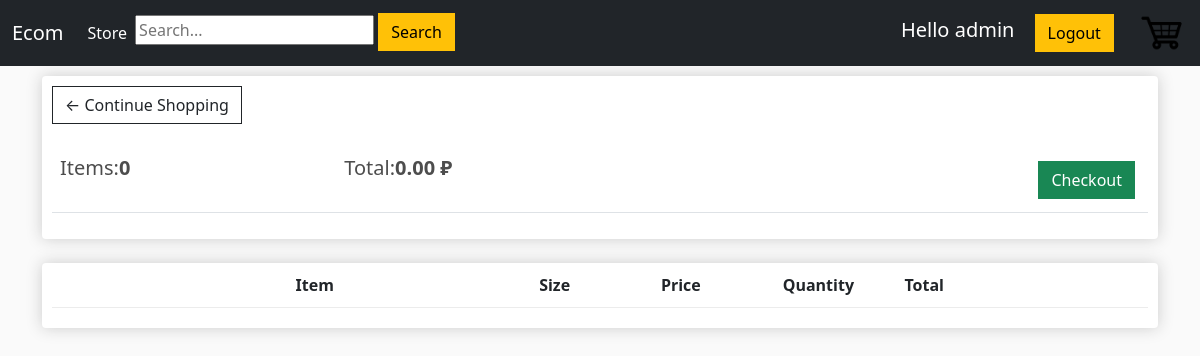
The app's page /cart/ (signed in), older data.
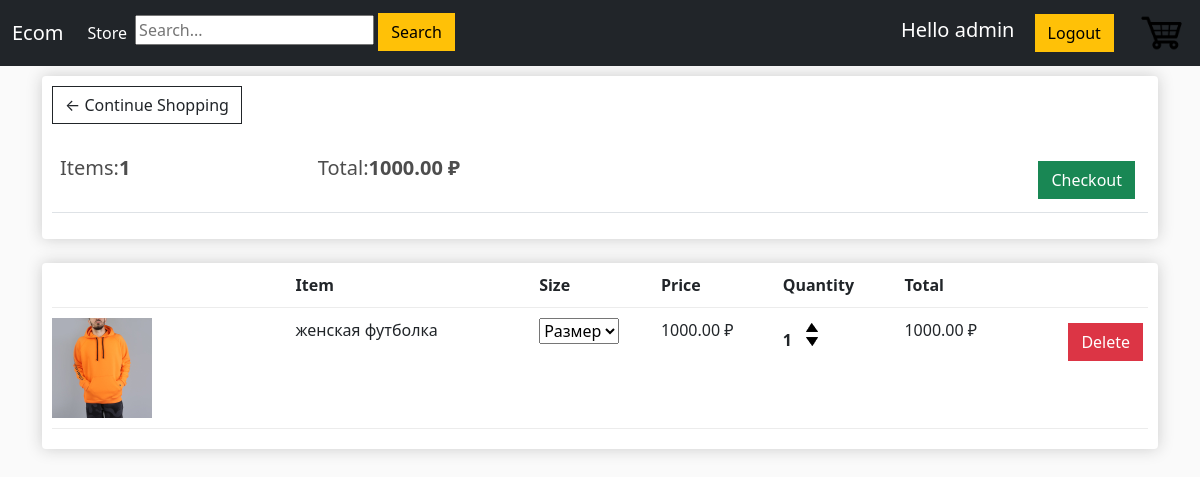
The same page, newer data.
### mainapp/models.py (models this page shows, shortened)
class Order(models.Model):
    customer = models.ForeignKey(Customer, on_delete=models.SET_NULL, blank=True, null=True)
    date_order = models.DateTimeField(auto_now_add=True)
    complete = models.BooleanField(default=False, null=True, blank=False)
    transaction_id = models.CharField(max_length=200, null=True)
    @property
    def get_cart_total(self):
        orderitems = self.orderitem_set.all()
        total = sum([item.get_total for item in orderitems])
        return total
    def get_cart_items(self):
        orderitems = self.orderitem_set.all()
        items = sum([item.quantity for item in orderitems])
        return items

class OrderItem(models.Model):
    product = models.ForeignKey(Product, on_delete=models.SET_NULL, blank=True, null=True)
    order = models.ForeignKey(Order, on_delete=models.SET_NULL, blank=True, null=True)
    size = models.CharField(max_length=10, null=True)
    quantity = models.IntegerField(default=0, null=True, blank=True)
    date_added = models.DateTimeField(auto_now_add=True)
    @property
    def get_total(self):
        total = self.product.price * self.quantity
        return total

class Product(models.Model):
    name = models.CharField(max_length=200, null=True)
    price = models.DecimalField(max_digits=7, decimal_places=2)
    digital = models.BooleanField(default=False, null=True, blank=False)
    image = models.ImageField(null=True, blank=True)
    def imageURL(self):
        try:
            url = self.image.url
        except:
            url = ''
        return url

### mainapp/views.py (the view)
# urls.py: path('cart/', views.cart, name='cart'),
def cart(request):
    data = cartData(request)
    cartItems = data['cartItems']
    order = data['order']
    items = data['items']
    context = {'items': items, 'order': order}
    return render(request, 'mainapp/cart.html', context)

### mainapp/utils.py (called while the page is built)
def cartData(request):
    if request.user.is_authenticated:
        customer = request.user.customer
        order, created = Order.objects.get_or_create(customer=customer, complete=False)
        cartItems = order.get_cart_items()
        items = order.orderitem_set.all()
    else:
        cookieData = cookieCart(request)
        cartItems = cookieData['cartItems']
        order = cookieData['order']
        items = cookieData['items']
    return {"cartItems": cartItems, "order": order, "items": items}

### mainapp/templates/mainapp/cart.html (shortened to what this page needs)
{% extends 'mainapp/index.html' %}
{% load static %}
{% block content%}
    <div class="row">
        <div class="col-lg-12">
            <div class="box-element">
                <a class="btn btn-outline-dark" href="{% url 'store' %}">&#x2190; Continue Shopping</a>
                <br>
                <br>
                <table class="table">
                    <tr>
                        <th><h5>Items:<strong>{{order.get_cart_items}}</strong></h5></th>
                        <th><h5>Total:<strong>{{order.get_cart_total|floatformat:2}} ₽</strong></h5></th>
                        <th>
                            <a style="float:right;margin:5px" class="btn btn-success" href="{% url 'checkout' %}">Checkout</a>
                        </th>
                    </tr>
                </table>
            </div>
            <br>
            <div class="box-element">
                <div class="cart-row">
                    <div style="flex:2"></div>
                    <div style="flex:2"><strong>Item</strong></div>
                    <div style="flex:1"><strong>Size</strong></div>
                    <div style="flex:1"><strong>Price</strong></div>
                    <div style="flex:1"><strong>Quantity</strong></div>
                    <div style="flex:1"><strong>Total</strong></div>
                    <div style="flex:1"><strong></strong></div>
                </div>
                {% for item in items %}
                <div class="cart-row">
                    <div style="flex:2"><img class="row-image" src="{{item.product.imageURL}}"></div>
                    <div style="flex:2">{{item.product.name}}</div>
                    <div style="flex:1">
                                <select data-product={{item.product.id}} data-action="size" name="size" class="size">
                                      <option value="0" selected>Размер</option>
                                </select>
                    </div>
                    <div style="flex:1">{{item.product.price|floatformat:2}} ₽</div>
                    <div style="flex:1">
						<p class="quantity">{{item.quantity}}</p>
						<div class="quantity">
							<img data-product={{item.product.id}} data-action="add" class="chg-quantity update-cart" src="{% static  'images/arrow-up.png' %}">
							<img data-product={{item.product.id}} data-action="remove" class="chg-quantity update-cart" src="{% static  'images/arrow-down.png' %}">
						</div>
					</div>
					<div style="flex:1"><p>{{item.get_total}} ₽</p></div>
                    <div style="flex:1">
                        <a data-product="{{item.product.id}}" data-action="delete" style="float:right;margin:5px" class="btn btn-danger update-cart">Delete</a>
                    </div>
                </div>
                {% endfor %}
            </div>
        </div>
    </div>
{% endblock content%}

Row changes from the older to the newer data that the page shows:
computed for Order: get_cart_items "0" → "1"; get_cart_total "0.00" → "1000.00"
added OrderItem: product.imageURL (picture), product.name "женская футболка", size "Размер", product.price "1000.00", quantity "1", get_total "1000.00"
